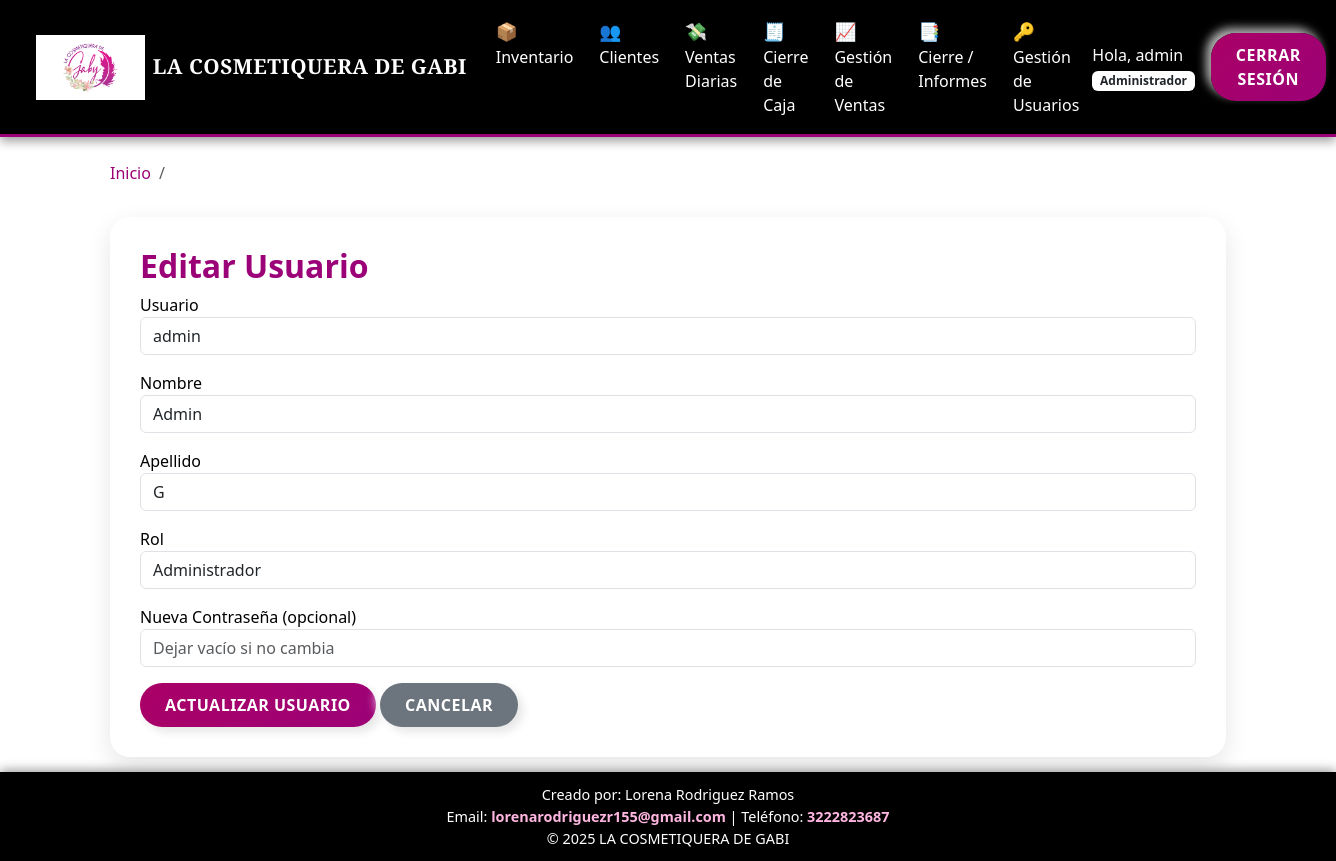
Screenshot of /usuarios/editar/1 (signed in) with the database file from the repository.
### app.py (models this page shows, shortened)
class Usuario(UserMixin, db.Model):
    id = db.Column(db.Integer, primary_key=True)
    username = db.Column(db.String(100), unique=True, nullable=False)
    nombre = db.Column(db.String(100), nullable=False)
    apellido = db.Column(db.String(100), nullable=False)
    cedula = db.Column(db.String(20), unique=True, nullable=False)
    rol = db.Column(db.String(50), default='Vendedora')
    password = db.Column(db.String(200))

### app.py (the view, shortened to what this page needs)
@app.route('/usuarios/editar/<int:usuario_id>', methods=['GET', 'POST'])
@login_required
def editar_usuario(usuario_id):
    if current_user.rol.lower() != 'administrador':
        flash('Permiso denegado.', 'danger')
        return redirect(url_for('usuarios'))
    usuario = Usuario.query.get_or_404(usuario_id)
    return render_template('editar_usuario.html', usuario=usuario)

### app.py (called while the page is built)
def obtener_hora_colombia():
    return datetime.now(TIMEZONE_CO)

@app.context_processor
def inject_global_data():
    return dict(
        now=obtener_hora_colombia(),
        timedelta=timedelta
    )

@login_manager.user_loader
def load_user(user_id):
    return db.session.get(Usuario, int(user_id))

### templates/editar_usuario.html (shortened to what this page needs)
{% extends "base.html" %}
{% block content %}
<h2>Editar Usuario</h2>
<form method="POST">
  <div class="mb-3">
    <label>Usuario</label>
    <input type="text" name="username" class="form-control" value="{{ usuario.username }}" required>
  </div>
  <div class="mb-3">
    <label>Nombre</label>
    <input type="text" name="nombre" class="form-control" value="{{ usuario.nombre }}" required>
  </div>
  <div class="mb-3">
    <label>Apellido</label>
    <input type="text" name="apellido" class="form-control" value="{{ usuario.apellido }}" required>
  </div>
  <div class="mb-3">
    <label>Rol</label>
    <select name="rol" class="form-control" required>
      <option value="Administrador" {% if usuario.rol=='Administrador' %}selected{% endif %}>Administrador</option>
    </select>
  </div>
  <div class="mb-3">
    <label>Nueva Contraseña (opcional)</label>
    <input type="password" name="password" class="form-control" placeholder="Dejar vacío si no cambia">
  </div>
  <button type="submit" class="btn btn-primary">Actualizar Usuario</button>
  <a href="{{ url_for('usuarios') }}" class="btn btn-secondary">Cancelar</a>
</form>
{% endblock %}

### templates/base.html (shortened to what this page needs)
<!doctype html>
<html lang="es">
<head>
  <link href="https://cdn.jsdelivr.net/npm/bootstrap@5.3.3/dist/css/bootstrap.min.css" rel="stylesheet">
  <link rel="stylesheet" href="{{ url_for('static', filename='css/styles.css') }}">
  <link rel="stylesheet" href="https://cdnjs.cloudflare.com/ajax/libs/font-awesome/6.0.0-beta3/css/all.min.css">
</head>
<body>
  {% if current_user.is_authenticated %}
  <nav class="navbar navbar-expand-lg navbar-dark navbar-custom">
    <div class="container-fluid">
      <a class="navbar-brand d-flex align-items-center" href="{{ url_for('dashboard') }}">
        <img src="{{ url_for('static', filename='img/LOGO.png') }}" alt="Logo" class="logo-barra">
        <span class="titulo-logo ms-2">LA COSMETIQUERA DE GABI</span>
      </a>
      <div class="collapse navbar-collapse" id="navbarNav">
        <ul class="navbar-nav mx-auto mb-2 mb-lg-0">
          <li class="nav-item">
            <a class="nav-link" href="{{ url_for('inventario') }}">
              <span class="nav-emoji">📦</span>Inventario
            </a>
          </li>
          <li class="nav-item">
            <a class="nav-link" href="{{ url_for('clientes') }}">
              <span class="nav-emoji">👥</span>Clientes
            </a>
          </li>
          <li class="nav-item">
            <a class="nav-link" href="{{ url_for('nueva_venta') }}">
              <span class="nav-emoji">💸</span>Ventas Diarias
            </a>
          </li>
          {% if current_user.rol.lower() in ['administrador', 'vendedora'] %}
          <li class="nav-item">
            <a class="nav-link" href="{{ url_for('ejecutar_cierre_caja') }}">
              <span class="nav-emoji">🧾</span>Cierre de Caja
            </a>
          </li>
          {% endif %}
          {% if current_user.rol.lower() == 'administrador' %}
          <li class="nav-item">
            <a class="nav-link" href="{{ url_for('gestion_ventas') }}">
              <span class="nav-emoji">📈</span>Gestión de Ventas
            </a>
          </li>
          <li class="nav-item">
            <a class="nav-link" href="{{ url_for('reportes') }}">
              <span class="nav-emoji">📑</span>Cierre / Informes
            </a>
          </li>
          <li class="nav-item">
            <a class="nav-link" href="{{ url_for('usuarios') }}">
              <span class="nav-emoji">🔑</span>Gestión de Usuarios
            </a>
          </li>
          {% endif %}
        </ul>
        <span class="navbar-text me-3 text-white">
          Hola, {{ current_user.username }}
          <span class="badge bg-white text-dark">{{ current_user.rol }}</span>
        </span>
        <a class="btn btn-primary" href="{{ url_for('logout') }}">Cerrar Sesión</a>
      </div>
    </div>
  </nav>
  {% endif %}
  <div class="container mt-4 fade-in">
    {% block breadcrumb %}
    <nav aria-label="breadcrumb">
      <ol class="breadcrumb">
        <li class="breadcrumb-item"><a href="{{ url_for('dashboard') }}">Inicio</a></li>
        <li class="breadcrumb-item active" aria-current="page">{% block page %}{% endblock %}</li>
      </ol>
    </nav>
    {% endblock %}
  </div>
  <div class="content-wrapper container mt-3 fade-in">
    <div class="main-card">
      {% block content %}{% endblock %}
    </div>
  </div>
  <footer>
    <div>Creado por: Lorena Rodriguez Ramos</div>
    <div>Email: <a href="mailto:lorenarodriguezr155@gmail.com">lorenarodriguezr155@gmail.com</a> | Teléfono: <a href="tel:+573222823687">3222823687</a></div>
    &copy; 2025 LA COSMETIQUERA DE GABI
  </footer>
</body>
</html>

### static/css/styles.css (style rules this page uses)
:root { --color-principal: #9c0277; --color-principal-light: #aa0066; --color-principal-dark: #800050; --color-secundario: #000000; --color-texto-claro: #FFFFFF; --color-fondo-suave: #F8F8F8; }
body { background-color: var(--color-texto-claro); color: var(--color-secundario); font-family: 'Segoe UI', Tahoma, Geneva, Verdana, sans-serif; position: relative; }
.navbar-custom { background-color: var(--color-secundario); border-bottom: 3px solid var(--color-principal); box-shadow: 0 2px 10px rgba(0,0,0,0.3); }
.navbar-custom .nav-link, .navbar-custom .navbar-brand { color: var(--color-texto-claro) !important; font-weight: 500; }
h1, h2, h3 { color: var(--color-principal); font-weight: 600; }
.btn { border: none; border-radius: 25px; padding: 10px 25px; font-weight: bold; transition: all 0.3s ease-in-out; cursor: pointer; text-transform: uppercase; letter-spacing: 0.5px; box-shadow: 5px 5px 10px rgba(0,0,0,0.1), -5px -5px 10px rgba(255,255,255,0.7); }
.btn-primary, .btn-pink-custom { background: linear-gradient(135deg, var(--color-principal-light) 0%, var(--color-principal) 100%); color: var(--color-texto-claro) !important; }

### templates/base.html (style rules this page uses)
html, body { height: 100%; margin: 0; display: flex; flex-direction: column; }
.content-wrapper { flex: 1; padding-bottom: 15px; }
.navbar-custom { background-color: #000; box-shadow: 0 4px 10px rgba(0, 0, 0, 0.4); padding: 0.6rem 1.5rem; }
.logo-barra { height: 65px; width: auto; object-fit: contain; background: transparent; filter: drop-shadow(0 3px 8px rgba(0,0,0,0.6)); transition: transform 0.3s ease, filter 0.3s ease; }
.titulo-logo { font-family: 'Playfair Display', serif; font-weight: 900; font-size: 1.3rem; color: #fff; letter-spacing: 0.5px; }
.nav-emoji { font-size: 1.1em; margin-right: 5px; vertical-align: middle; }
.navbar-nav .nav-link { color: #fff !important; font-weight: 500; margin: 0 5px; transition: all 0.3s ease-in-out; }
.breadcrumb-item a { color: #9c0277; text-decoration: none; }
.main-card { background-color: #fff; border-radius: 20px; padding: 30px; box-shadow: 0 8px 25px rgba(0,0,0,0.1); }
.fade-in { animation: fadeIn 0.8s ease-in; }
footer { background-color: #000; color: #fff; padding: 12px 0; text-align: center; margin-top: auto; font-size: 0.9rem; box-shadow: 0 -2px 10px rgba(0,0,0,0.4); }
footer a { font-weight: 600; color: #ffb6e1; text-decoration: none; transition: color 0.3s ease; }

### rows the page displays
Usuario: username "admin", rol "Administrador", nombre "Admin", apellido "G"
